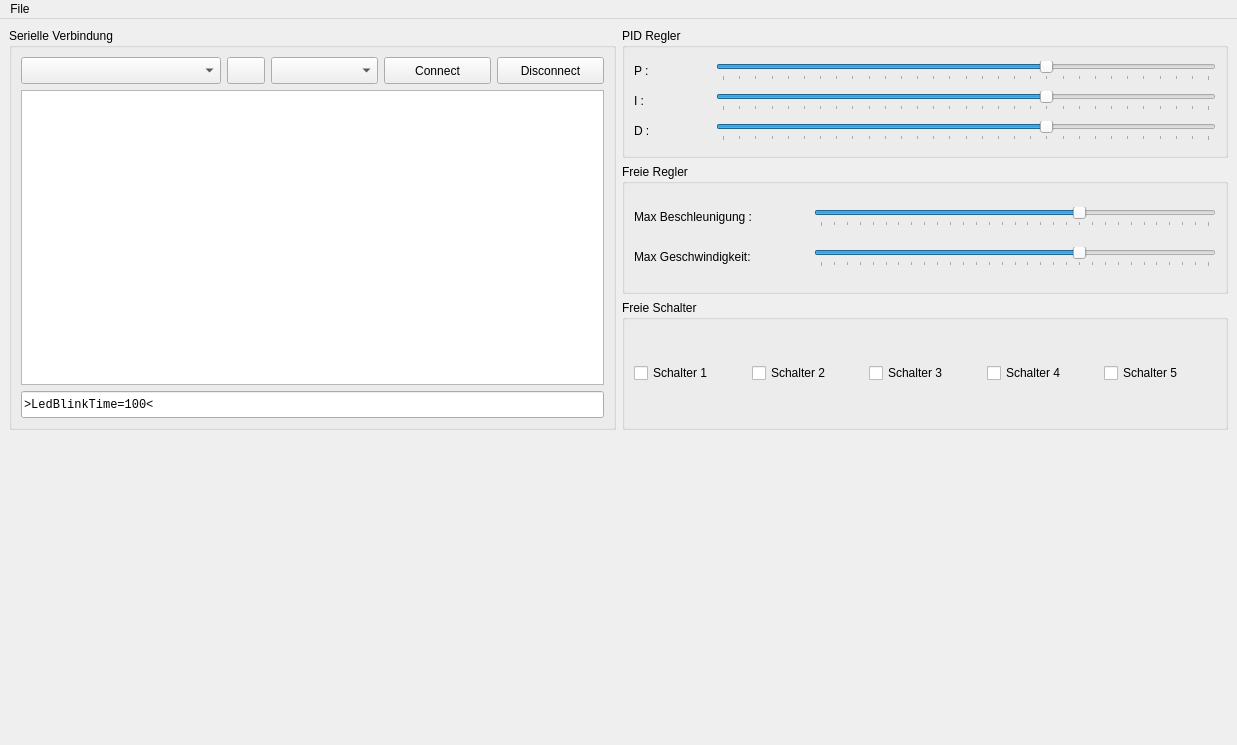
<?xml version="1.0" encoding="UTF-8"?>
<ui version="4.0">
 <class>MainWindow</class>
 <widget class="QMainWindow" name="MainWindow">
  <property name="geometry">
   <rect>
    <x>0</x>
    <y>0</y>
    <width>1237</width>
    <height>745</height>
   </rect>
  </property>
  <property name="windowTitle">
   <string>BotControlGUI</string>
  </property>
  <widget class="QWidget" name="centralwidget">
   <layout class="QVBoxLayout" name="verticalLayout_3">
    <item>
     <layout class="QHBoxLayout" name="horizontalLayout_2">
      <item>
       <widget class="QGroupBox" name="Serial_groupBox">
        <property name="title">
         <string>Serielle Verbindung</string>
        </property>
        <layout class="QVBoxLayout" name="verticalLayout">
         <item>
          <layout class="QHBoxLayout" name="HLayOutSerialSettings">
           <item>
            <widget class="QComboBox" name="portsComboBox">
             <property name="sizePolicy">
              <sizepolicy hsizetype="Preferred" vsizetype="Fixed">
               <horstretch>0</horstretch>
               <verstretch>0</verstretch>
              </sizepolicy>
             </property>
             <property name="minimumSize">
              <size>
               <width>200</width>
               <height>27</height>
              </size>
             </property>
            </widget>
           </item>
           <item>
            <widget class="QPushButton" name="refreshPortsPushButton">
             <property name="enabled">
              <bool>true</bool>
             </property>
             <property name="sizePolicy">
              <sizepolicy hsizetype="Minimum" vsizetype="Minimum">
               <horstretch>0</horstretch>
               <verstretch>0</verstretch>
              </sizepolicy>
             </property>
             <property name="minimumSize">
              <size>
               <width>38</width>
               <height>27</height>
              </size>
             </property>
             <property name="maximumSize">
              <size>
               <width>38</width>
               <height>27</height>
              </size>
             </property>
             <property name="text">
              <string/>
             </property>
             <property name="icon">
              <iconset resource="mainWindow.qrc">
               <normaloff>:/icons/icons/refresh.png</normaloff>:/icons/icons/refresh.png</iconset>
             </property>
             <property name="iconSize">
              <size>
               <width>16</width>
               <height>16</height>
              </size>
             </property>
            </widget>
           </item>
           <item>
            <widget class="QComboBox" name="baudRateComboBox">
             <property name="minimumSize">
              <size>
               <width>91</width>
               <height>27</height>
              </size>
             </property>
            </widget>
           </item>
           <item>
            <widget class="QPushButton" name="connectPushButton">
             <property name="sizePolicy">
              <sizepolicy hsizetype="Preferred" vsizetype="Fixed">
               <horstretch>0</horstretch>
               <verstretch>0</verstretch>
              </sizepolicy>
             </property>
             <property name="minimumSize">
              <size>
               <width>91</width>
               <height>27</height>
              </size>
             </property>
             <property name="text">
              <string>Connect</string>
             </property>
            </widget>
           </item>
           <item>
            <widget class="QPushButton" name="disconnectPushButton">
             <property name="sizePolicy">
              <sizepolicy hsizetype="Preferred" vsizetype="Fixed">
               <horstretch>0</horstretch>
               <verstretch>0</verstretch>
              </sizepolicy>
             </property>
             <property name="minimumSize">
              <size>
               <width>91</width>
               <height>27</height>
              </size>
             </property>
             <property name="text">
              <string>Disconnect</string>
             </property>
            </widget>
           </item>
          </layout>
         </item>
         <item>
          <widget class="QPlainTextEdit" name="logPlainTextEdit">
           <property name="minimumSize">
            <size>
             <width>270</width>
             <height>200</height>
            </size>
           </property>
           <property name="font">
            <font>
             <family>Courier New</family>
            </font>
           </property>
           <property name="readOnly">
            <bool>true</bool>
           </property>
          </widget>
         </item>
         <item>
          <widget class="QLineEdit" name="cmdLineEdit">
           <property name="minimumSize">
            <size>
             <width>0</width>
             <height>27</height>
            </size>
           </property>
           <property name="font">
            <font>
             <family>Courier New</family>
            </font>
           </property>
           <property name="text">
            <string>&gt;LedBlinkTime=100&lt;</string>
           </property>
           <property name="dragEnabled">
            <bool>true</bool>
           </property>
           <property name="placeholderText">
            <string/>
           </property>
          </widget>
         </item>
        </layout>
       </widget>
      </item>
      <item>
       <layout class="QVBoxLayout" name="verticalLayout_2">
        <item>
         <widget class="QGroupBox" name="PID_groupBox_2">
          <property name="title">
           <string>PID Regler</string>
          </property>
          <layout class="QGridLayout" name="gridLayout">
           <item row="2" column="0">
            <widget class="QLabel" name="D_Label">
             <property name="text">
              <string>D :</string>
             </property>
             <property name="alignment">
              <set>Qt::AlignLeading|Qt::AlignLeft|Qt::AlignVCenter</set>
             </property>
            </widget>
           </item>
           <item row="1" column="0">
            <widget class="QLabel" name="I_Label">
             <property name="text">
              <string>I :</string>
             </property>
             <property name="alignment">
              <set>Qt::AlignLeading|Qt::AlignLeft|Qt::AlignVCenter</set>
             </property>
            </widget>
           </item>
           <item row="0" column="1">
            <widget class="QLabel" name="P_ValueLabel">
             <property name="minimumSize">
              <size>
               <width>50</width>
               <height>0</height>
              </size>
             </property>
             <property name="text">
              <string/>
             </property>
             <property name="alignment">
              <set>Qt::AlignRight|Qt::AlignTrailing|Qt::AlignVCenter</set>
             </property>
            </widget>
           </item>
           <item row="1" column="1">
            <widget class="QLabel" name="I_ValueLabel">
             <property name="minimumSize">
              <size>
               <width>50</width>
               <height>0</height>
              </size>
             </property>
             <property name="text">
              <string/>
             </property>
             <property name="alignment">
              <set>Qt::AlignRight|Qt::AlignTrailing|Qt::AlignVCenter</set>
             </property>
            </widget>
           </item>
           <item row="0" column="2">
            <widget class="QSlider" name="P_HSlider">
             <property name="sizePolicy">
              <sizepolicy hsizetype="Expanding" vsizetype="Maximum">
               <horstretch>0</horstretch>
               <verstretch>0</verstretch>
              </sizepolicy>
             </property>
             <property name="maximum">
              <number>3000</number>
             </property>
             <property name="singleStep">
              <number>100</number>
             </property>
             <property name="pageStep">
              <number>300</number>
             </property>
             <property name="value">
              <number>2000</number>
             </property>
             <property name="orientation">
              <enum>Qt::Horizontal</enum>
             </property>
             <property name="tickPosition">
              <enum>QSlider::TicksBelow</enum>
             </property>
             <property name="tickInterval">
              <number>100</number>
             </property>
            </widget>
           </item>
           <item row="2" column="1">
            <widget class="QLabel" name="D_ValueLabel">
             <property name="minimumSize">
              <size>
               <width>50</width>
               <height>0</height>
              </size>
             </property>
             <property name="text">
              <string/>
             </property>
             <property name="alignment">
              <set>Qt::AlignRight|Qt::AlignTrailing|Qt::AlignVCenter</set>
             </property>
            </widget>
           </item>
           <item row="0" column="0">
            <widget class="QLabel" name="P_Label">
             <property name="minimumSize">
              <size>
               <width>20</width>
               <height>0</height>
              </size>
             </property>
             <property name="text">
              <string>P :</string>
             </property>
             <property name="alignment">
              <set>Qt::AlignLeading|Qt::AlignLeft|Qt::AlignVCenter</set>
             </property>
            </widget>
           </item>
           <item row="2" column="2">
            <widget class="QSlider" name="D_HSlider">
             <property name="sizePolicy">
              <sizepolicy hsizetype="Expanding" vsizetype="Maximum">
               <horstretch>0</horstretch>
               <verstretch>0</verstretch>
              </sizepolicy>
             </property>
             <property name="maximum">
              <number>3000</number>
             </property>
             <property name="singleStep">
              <number>100</number>
             </property>
             <property name="pageStep">
              <number>300</number>
             </property>
             <property name="value">
              <number>2000</number>
             </property>
             <property name="orientation">
              <enum>Qt::Horizontal</enum>
             </property>
             <property name="tickPosition">
              <enum>QSlider::TicksBelow</enum>
             </property>
             <property name="tickInterval">
              <number>100</number>
             </property>
            </widget>
           </item>
           <item row="1" column="2">
            <widget class="QSlider" name="I_HSlider">
             <property name="sizePolicy">
              <sizepolicy hsizetype="Expanding" vsizetype="Maximum">
               <horstretch>0</horstretch>
               <verstretch>0</verstretch>
              </sizepolicy>
             </property>
             <property name="maximum">
              <number>3000</number>
             </property>
             <property name="singleStep">
              <number>100</number>
             </property>
             <property name="pageStep">
              <number>300</number>
             </property>
             <property name="value">
              <number>2000</number>
             </property>
             <property name="orientation">
              <enum>Qt::Horizontal</enum>
             </property>
             <property name="tickPosition">
              <enum>QSlider::TicksBelow</enum>
             </property>
             <property name="tickInterval">
              <number>100</number>
             </property>
            </widget>
           </item>
          </layout>
         </widget>
        </item>
        <item>
         <widget class="QGroupBox" name="FreeSlider_groupBox_3">
          <property name="title">
           <string>Freie Regler</string>
          </property>
          <layout class="QGridLayout" name="gridLayout_2">
           <item row="1" column="0">
            <widget class="QLabel" name="FreeSlider2_Label">
             <property name="text">
              <string>Max Geschwindigkeit:</string>
             </property>
            </widget>
           </item>
           <item row="0" column="0">
            <widget class="QLabel" name="FreeSlider1_Label">
             <property name="text">
              <string>Max Beschleunigung :</string>
             </property>
            </widget>
           </item>
           <item row="1" column="2">
            <widget class="QSlider" name="FreeSlider2_HSlider">
             <property name="sizePolicy">
              <sizepolicy hsizetype="Expanding" vsizetype="Maximum">
               <horstretch>0</horstretch>
               <verstretch>0</verstretch>
              </sizepolicy>
             </property>
             <property name="maximum">
              <number>3000</number>
             </property>
             <property name="singleStep">
              <number>100</number>
             </property>
             <property name="pageStep">
              <number>300</number>
             </property>
             <property name="value">
              <number>2000</number>
             </property>
             <property name="orientation">
              <enum>Qt::Horizontal</enum>
             </property>
             <property name="tickPosition">
              <enum>QSlider::TicksBelow</enum>
             </property>
             <property name="tickInterval">
              <number>100</number>
             </property>
            </widget>
           </item>
           <item row="1" column="1">
            <widget class="QLabel" name="FreeSlider2_ValueLabel">
             <property name="minimumSize">
              <size>
               <width>50</width>
               <height>0</height>
              </size>
             </property>
             <property name="text">
              <string/>
             </property>
            </widget>
           </item>
           <item row="0" column="2">
            <widget class="QSlider" name="FreeSlider1_HSlider">
             <property name="sizePolicy">
              <sizepolicy hsizetype="Expanding" vsizetype="Maximum">
               <horstretch>0</horstretch>
               <verstretch>0</verstretch>
              </sizepolicy>
             </property>
             <property name="maximum">
              <number>3000</number>
             </property>
             <property name="singleStep">
              <number>100</number>
             </property>
             <property name="pageStep">
              <number>300</number>
             </property>
             <property name="value">
              <number>2000</number>
             </property>
             <property name="orientation">
              <enum>Qt::Horizontal</enum>
             </property>
             <property name="tickPosition">
              <enum>QSlider::TicksBelow</enum>
             </property>
             <property name="tickInterval">
              <number>100</number>
             </property>
            </widget>
           </item>
           <item row="0" column="1">
            <widget class="QLabel" name="FreeSlider1_ValueLabel">
             <property name="minimumSize">
              <size>
               <width>50</width>
               <height>0</height>
              </size>
             </property>
             <property name="text">
              <string/>
             </property>
            </widget>
           </item>
          </layout>
         </widget>
        </item>
        <item>
         <widget class="QGroupBox" name="FreeSwitches_groupBox">
          <property name="title">
           <string>Freie Schalter</string>
          </property>
          <layout class="QHBoxLayout" name="horizontalLayout">
           <item>
            <widget class="QCheckBox" name="Free_Free_checkBox_1">
             <property name="text">
              <string>Schalter 1</string>
             </property>
            </widget>
           </item>
           <item>
            <widget class="QCheckBox" name="Free_checkBox_2">
             <property name="text">
              <string>Schalter 2</string>
             </property>
            </widget>
           </item>
           <item>
            <widget class="QCheckBox" name="Free_checkBox_3">
             <property name="text">
              <string>Schalter 3</string>
             </property>
            </widget>
           </item>
           <item>
            <widget class="QCheckBox" name="Free_checkBox_4">
             <property name="text">
              <string>Schalter 4</string>
             </property>
            </widget>
           </item>
           <item>
            <widget class="QCheckBox" name="Free_checkBox_5">
             <property name="text">
              <string>Schalter 5</string>
             </property>
            </widget>
           </item>
          </layout>
         </widget>
        </item>
       </layout>
      </item>
     </layout>
    </item>
    <item>
     <widget class="MplWidget" name="mpl_widget" native="true">
      <property name="minimumSize">
       <size>
        <width>0</width>
        <height>300</height>
       </size>
      </property>
     </widget>
    </item>
   </layout>
  </widget>
  <widget class="QMenuBar" name="menubar">
   <property name="geometry">
    <rect>
     <x>0</x>
     <y>0</y>
     <width>1237</width>
     <height>27</height>
    </rect>
   </property>
   <widget class="QMenu" name="menuFile">
    <property name="title">
     <string>File</string>
    </property>
    <addaction name="actionExit"/>
   </widget>
   <addaction name="menuFile"/>
  </widget>
  <action name="actionExit">
   <property name="text">
    <string>Exit</string>
   </property>
  </action>
 </widget>
 <customwidgets>
  <customwidget>
   <class>MplWidget</class>
   <extends>QWidget</extends>
   <header>mplwidget</header>
   <container>1</container>
  </customwidget>
 </customwidgets>
 <resources>
  <include location="mainWindow.qrc"/>
 </resources>
 <connections>
  <connection>
   <sender>actionExit</sender>
   <signal>activated()</signal>
   <receiver>MainWindow</receiver>
   <slot>close()</slot>
   <hints>
    <hint type="sourcelabel">
     <x>-1</x>
     <y>-1</y>
    </hint>
    <hint type="destinationlabel">
     <x>278</x>
     <y>206</y>
    </hint>
   </hints>
  </connection>
  <connection>
   <sender>cmdLineEdit</sender>
   <signal>returnPressed()</signal>
   <receiver>logPlainTextEdit</receiver>
   <slot>paste()</slot>
   <hints>
    <hint type="sourcelabel">
     <x>97</x>
     <y>331</y>
    </hint>
    <hint type="destinationlabel">
     <x>151</x>
     <y>220</y>
    </hint>
   </hints>
  </connection>
  <connection>
   <sender>P_HSlider</sender>
   <signal>valueChanged(int)</signal>
   <receiver>P_ValueLabel</receiver>
   <slot>setNum(int)</slot>
   <hints>
    <hint type="sourcelabel">
     <x>470</x>
     <y>397</y>
    </hint>
    <hint type="destinationlabel">
     <x>101</x>
     <y>397</y>
    </hint>
   </hints>
  </connection>
  <connection>
   <sender>I_HSlider</sender>
   <signal>valueChanged(int)</signal>
   <receiver>I_ValueLabel</receiver>
   <slot>setNum(int)</slot>
   <hints>
    <hint type="sourcelabel">
     <x>196</x>
     <y>418</y>
    </hint>
    <hint type="destinationlabel">
     <x>87</x>
     <y>422</y>
    </hint>
   </hints>
  </connection>
  <connection>
   <sender>D_HSlider</sender>
   <signal>valueChanged(int)</signal>
   <receiver>D_ValueLabel</receiver>
   <slot>setNum(int)</slot>
   <hints>
    <hint type="sourcelabel">
     <x>142</x>
     <y>446</y>
    </hint>
    <hint type="destinationlabel">
     <x>86</x>
     <y>455</y>
    </hint>
   </hints>
  </connection>
  <connection>
   <sender>FreeSlider1_HSlider</sender>
   <signal>valueChanged(int)</signal>
   <receiver>FreeSlider1_ValueLabel</receiver>
   <slot>setNum(int)</slot>
   <hints>
    <hint type="sourcelabel">
     <x>354</x>
     <y>515</y>
    </hint>
    <hint type="destinationlabel">
     <x>202</x>
     <y>511</y>
    </hint>
   </hints>
  </connection>
  <connection>
   <sender>FreeSlider2_HSlider</sender>
   <signal>valueChanged(int)</signal>
   <receiver>FreeSlider2_ValueLabel</receiver>
   <slot>setNum(int)</slot>
   <hints>
    <hint type="sourcelabel">
     <x>349</x>
     <y>546</y>
    </hint>
    <hint type="destinationlabel">
     <x>215</x>
     <y>540</y>
    </hint>
   </hints>
  </connection>
 </connections>
</ui>
